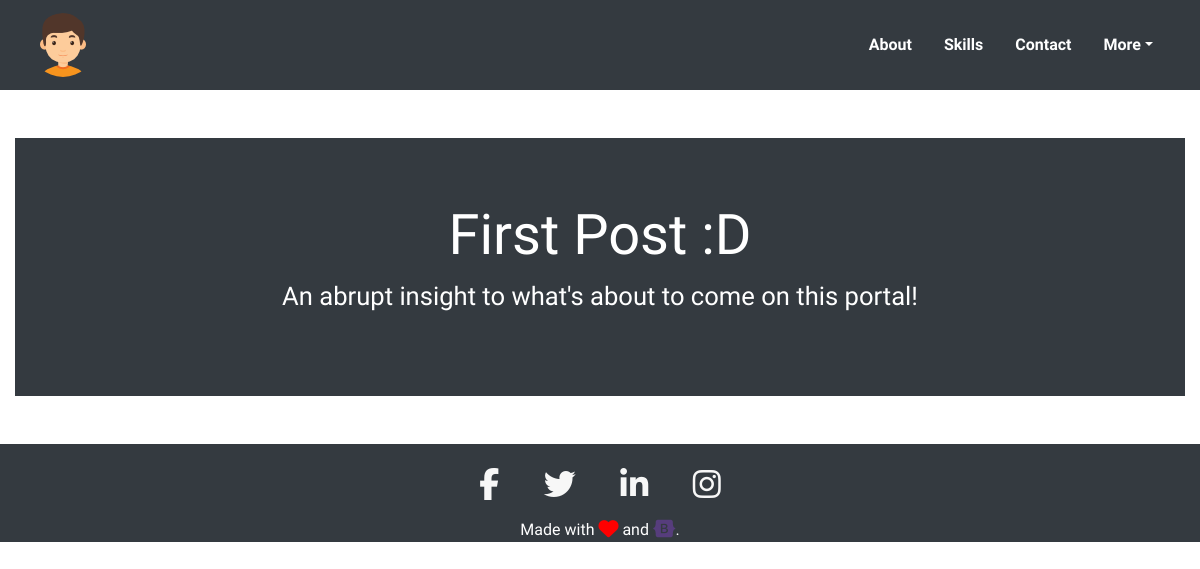
Screenshot of /blogs with the database file from the repository.
### tables this page shows
CREATE TABLE 'Blogs' ('blog_id' integer PRIMARY KEY NOT NULL, 'blog_title' text NOT NULL, 'brief_intro' text NOT NULL, 'blog_body' text NOT NULL, 'blog_post_time' timestamp DEFAULT CURRENT_TIMESTAMP);

### application.py (the view)
@app.route("/blogs")
def blogs():
    bloglist = db.execute("SELECT * FROM Blogs")
    return render_template("blog.html", bloglist=bloglist)

### templates/blog.html
{% extends "layout.html" %}
{% block main %}
<section class="container-fluid my-5" id="blog-list-item">
    {% for blog in bloglist %}
        <a href="{{url_for('blogloader', parm=blog['blog_title'])}}">
            <div class="jumbotron jumbotron-fluid bg-dark">
                <div class="container">
                    <h1 class="display-4 text-center text-white jumbo-title" id="">{{ blog['blog_title'] }} </h1>
                    <p class="lead text-center text-white helper-text">
                        {{ blog['brief_intro'] }}
                    </p>
                </div>
            </div>
        </a>
    {% endfor %}
</section>
{% endblock %}

### templates/layout.html (shortened to what this page needs)
<!DOCTYPE html>
<html lang="en">
<head>
    <link href="https://maxcdn.bootstrapcdn.com/bootstrap/4.1.3/css/bootstrap.min.css" rel="stylesheet">
    <link href="https://stackpath.bootstrapcdn.com/font-awesome/4.7.0/css/font-awesome.min.css" rel="stylesheet">
    <link href="{{url_for('static', filename='style.css')}}" rel="stylesheet">
</head>
<body>
    <nav class="navbar navbar-expand-md navbar-light bg-dark">
        <div class="container-fluid">
            <a href="/" class="navbar-brand">
                <img class="img-fluid rounded-circle" src="{{url_for('static', filename='logo.png')}}" alt="Vector Image of a Boy">
            </a>
            <div class="collapse navbar-collapse" id="NavbarNav">
                <ul class="navbar-nav ml-auto">
                    <li class="nav-item mx-2">
                        <a class="nav-link font-weight-bold text-white active" href="#about">About</a>
                    </li>
                    <li class="nav-item mx-2">
                        <a class="nav-link font-weight-bold text-white" href="#skills">Skills</a>
                    </li>
                    <li class="nav-item mx-2">
                        <a class="nav-link font-weight-bold text-white" href="#contact">Contact</a>
                    </li>
                    <li class="nav-item dropdown mx-2">
                        <a href="#" class="nav-link dropdown-toggle font-weight-bold text-white" data-toggle="dropdown">More</a>
                    </li>
                </ul>
            </div>
        </div>
    </nav>
    <main class="main">
        {% block main %}{% endblock %}
    </main>
    <footer class="page-footer pt-4 my-5 bg-dark">
        <div class="container">
            <ul class="list-unstyled list-inline text-center">
                <li class="list-inline-item">
                    <a href="https://www.facebook.com/pragat.pandya.10" target="_blank" class="btn-floating btn-fb mx-3">
                        <span style="color:#f7f7f7"><i class="fab fa-facebook-f fa-2x"></i></span>
                    </a>
                </li>
                <li class="list-inline-item">
                    <a href="https://twitter.com/pandya_pragat" target="_blank" class="btn-floating btn-tw mx-3">
                      <span style="color:#f7f7f7"><i class="fab fa-twitter fa-2x"> </i></span>
                    </a>
                </li>
                <li class="list-inline-item">
                    <a href="https://www.linkedin.com/in/pragat-pandya/" target="_blank" class="btn-floating btn-li mx-3">
                         <span style="color:#f7f7f7"><i class="fab fa-linkedin-in fa-2x"> </i></span>
                    </a>
                </li>
                <li class="list-inline-item">
                    <a href="https://www.instagram.com/voltile_._adhesiv3/" target="_blank" class="btn-floating btn-ig mx-3">
                        <span style="color:#f7f7f7"><i class="fab fa-instagram fa-2x"></i></span>
                    </a>
                </li>
            </ul>
            <p class="text-center text-white helper-text">
                Made with <span style="color:red"><i class="fas fa-heart fa-lg"></i></span> and <span style="color:#563d7c "><i class="fab fa-bootstrap fa-lg"></i></span>.
            </p>
        </div>
    </footer>
</body>
</html>

### static/style.css (style rules this page uses)
nav { font-family: 'Mansalva', cursive; }
.jumbo-title { font-family: 'Mansalva', cursive; }
.helper-text { font-family: 'Courgette', cursive; }
.lead { font-size:1.6rem; }

### rows the page displays
Blogs: blog_title "First Post :D", brief_intro "An abrupt insight to what's about to come on this portal!"
